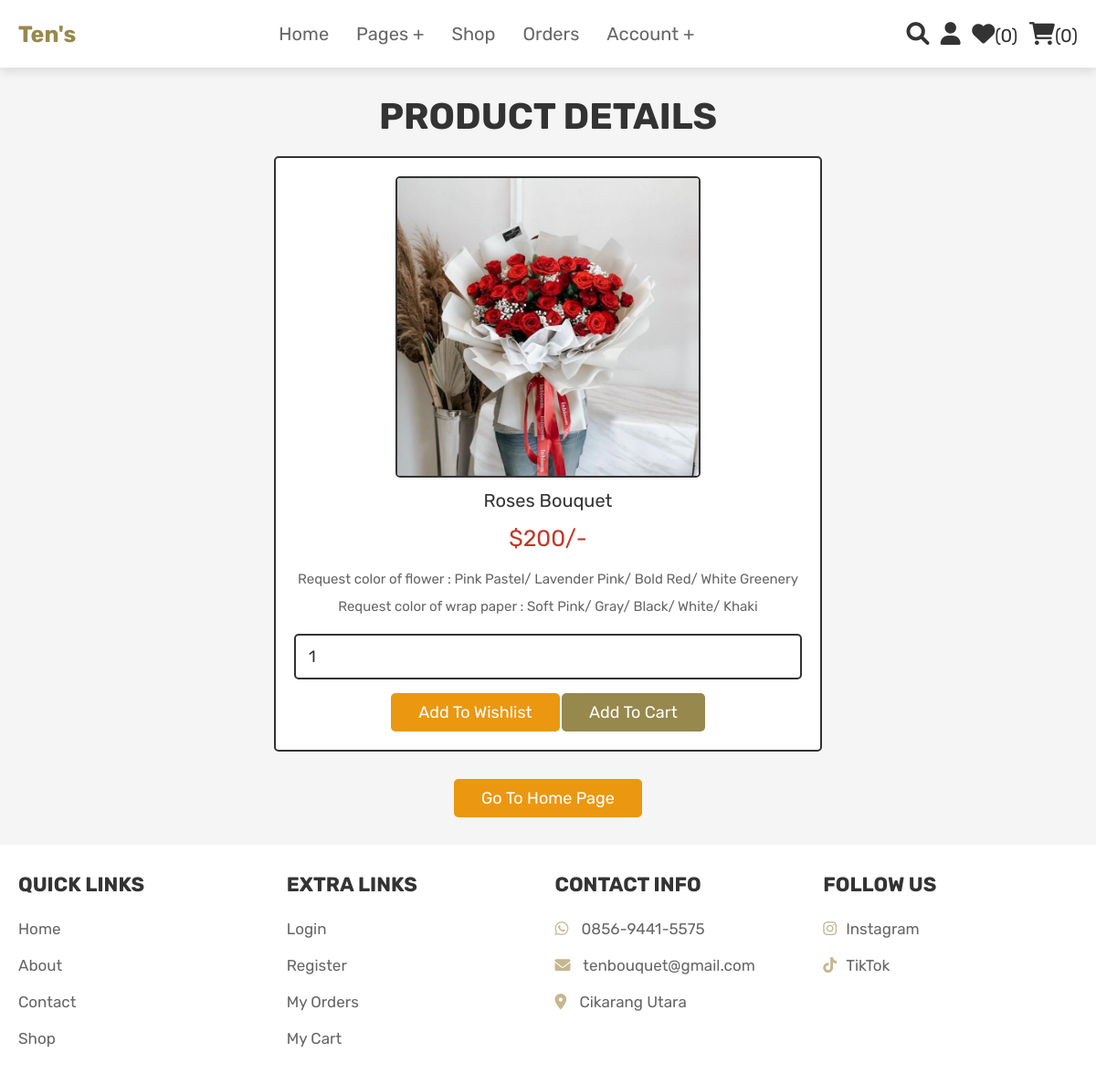
The app's page /view_page.php?pid=21 (signed in) with its own data.
### tables this page shows
CREATE TABLE `products` (
  `id` int(100) NOT NULL,
  `name` varchar(100) NOT NULL,
  `details` varchar(500) NOT NULL,
  `price` int(100) NOT NULL,
  `image` varchar(100) NOT NULL
);

### view_page.php (the view, shortened to what this page needs)
<?php
@include 'config.php';
?>
<!DOCTYPE html>
<html lang="en">
<head>
   <link rel="stylesheet" href="https://cdnjs.cloudflare.com/ajax/libs/font-awesome/6.0.0/css/all.min.css">
   <link rel="stylesheet" href="css/style.css">
</head>
<body>
<?php @include 'header.php'; ?>
<section class="quick-view">
    <h1 class="title">product details</h1>
    <?php
        if(isset($_GET['pid'])){
            $pid = $_GET['pid'];
            $select_products = mysqli_query($conn, "SELECT * FROM `products` WHERE id = '$pid'") or die('query failed');
         if(mysqli_num_rows($select_products) > 0){
            while($fetch_products = mysqli_fetch_assoc($select_products)){
    ?>
    <form action="" method="POST">
         <img src="uploaded_img/<?php echo $fetch_products['image']; ?>" alt="" class="image">
         <div class="name"><?php echo $fetch_products['name']; ?></div>
         <div class="price">$<?php echo $fetch_products['price']; ?>/-</div>
         <div class="details"><?php echo $fetch_products['details']; ?></div>
         <input type="number" name="product_quantity" value="1" min="0" class="qty">
         <input type="submit" value="add to wishlist" name="add_to_wishlist" class="option-btn">
         <input type="submit" value="add to cart" name="add_to_cart" class="btn">
      </form>
    <?php
            }
        }else{
        echo '<p class="empty">no products details available!</p>';
        }
    }
    ?>
    <div class="more-btn">
        <a href="home.php" class="option-btn">go to home page</a>
    </div>
</section>
<?php @include 'footer.php'; ?>
</body>
</html>

### css/style.css (style rules this page uses)
:root { --choco:#c5b78f; --darkchoco:#97884d; --pink:#e84393; --red:#c0392b; --orange:#eb9710; --black:#333; --white:#fff; --light-color:#666; --light-white:#ccc; --light-bg:#f5f5f5; --border:.2rem solid var(--black); --box-shadow:0 .5rem 1rem rgba(0,0,0,.1); }
* { font-family: 'Rubik', sans-serif; margin:0; padding:0; box-sizing: border-box; outline: none; border:none; text-decoration: none; transition:all .2s linear; }
html { font-size: 62.5%; overflow-x: hidden; scroll-behavior: smooth; scroll-padding-top: 6.5rem; }
body { background: var(--light-bg); }
section { padding:3rem 2rem; }
.btn, .delete-btn, .option-btn { display: inline-block; border-radius: .5rem; margin-top: 1rem; font-size: 1.8rem; color:var(--white); cursor: pointer; padding:1rem 3rem; text-transform: capitalize; }
.btn { background-color: var(--darkchoco); }
.option-btn { background-color: var(--orange); }
.more-btn { margin-top: 2rem; text-align: center; }
.title { text-align: center; margin-bottom: 2rem; color:var(--black); text-transform: uppercase; font-size: 4rem; }
.quick-view form { max-width: 60rem; padding:2rem; text-align: center; border:var(--border); box-shadow: var(--border); border-radius: .5rem; background-color: var(--white); margin:0 auto; }
.quick-view form .image { height: 33rem; border:var(--border); border-radius: .5rem; }
.quick-view form .name { margin:1rem 0; font-size: 2rem; color:var(--black); }
.quick-view form .price { color:var(--red); font-size: 2.5rem; padding:.5rem 0; }
.quick-view form .details { padding:1rem 0; font-size: 1.5rem; color:var(--light-color); line-height: 2; }
.quick-view form .qty { width: 100%; padding:1.2rem 1.4rem; font-size: 1.8rem; color:var(--black); border-radius: .5rem; border:var(--border); margin:.5rem 0; }

### records on screen
products: image (picture), name "Roses Bouquet", price "200", details "Request color of flower : Pink Pastel/ Lavender Pink/ Bold Red/ White Greenery Request color of wrap paper : Soft Pink/ Gray/ Black/ White/ Khaki"

### other values on screen
$wishlist_num_rows "0"
$cart_num_rows "0"
